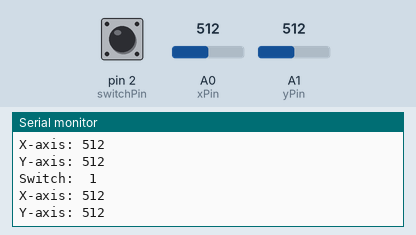
Simulated run of this sketch. Board: Arduino Uno, built with avr-gcc and run on an emulated ATmega328P. Shown: the last lines printed to the serial monitor. The test bench sets the inputs (shaded band); at power-on: A0 (xPin) = 512, A1 (yPin) = 512, pin 2 (switchPin) HIGH.

Above: at 1.8 s.
1.9 s: A0 (xPin) set to 716
At 2.8 s:
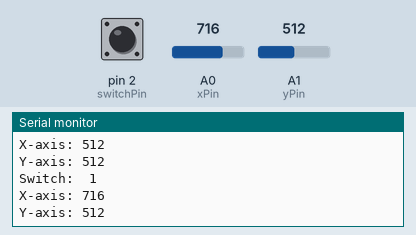
3.4 s: A1 (yPin) set to 716
At 4.7 s:
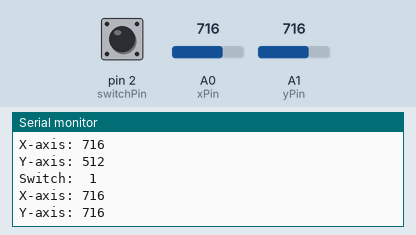
4.9 s: pin 2 (switchPin) pulled LOW for 1.2 s
7.6 s: A0 (xPin) set to 900
At 8.8 s:
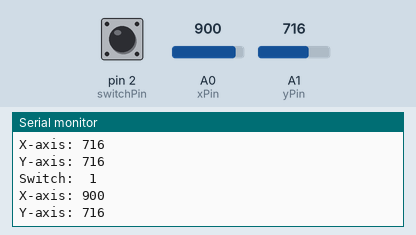
9.1 s: A1 (yPin) set to 900
At 10.8 s:
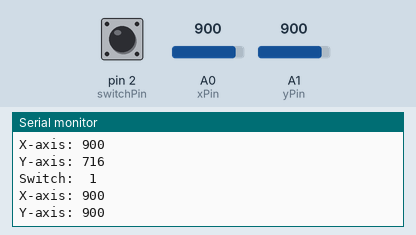
Timing chart, 0 to 11.6 s (numbered marks = the images above; inputs shaded):
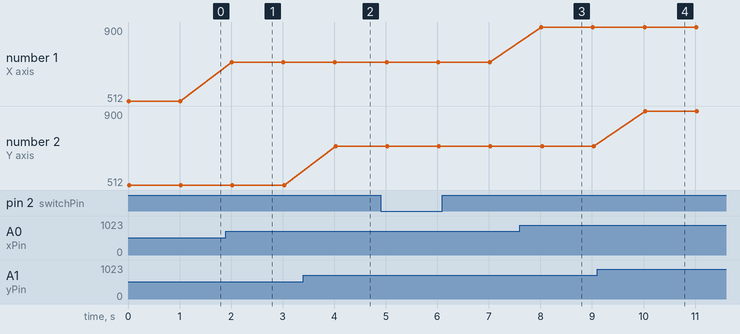

Measured:
- after the input at 1.9 s, the serial monitor: prints a new line after 0.11 s (image 1)
- after the input at 3.4 s, the serial monitor: prints a new line after 0.63 s (image 2)
- after the input at 7.6 s, the serial monitor: prints a new line after 0.42 s (image 3)
- after the input at 9.1 s, the serial monitor: prints a new line after 0.93 s (image 4)
- plotted number 1: 512 → 716 after the input at 1.9 s, 716 → 900 after the input at 7.6 s

The sketch:

Joystick_with_serial_monitor.ino
```cpp
/*Using a joystick with the serial monitor
The joystick is similar to two potentiometers connected together,
one for the vertical movement (Y-axis) and other for the horizontal movement (X-axis).
Using the joystick pins
VCC

GND

VRx -> Variable resistance x

VRY -> Variable resistance Y

SW -> Switch / Button

Connection
MODULE -> ARDUINO

VCC -> 5V
GND -> GND
VRx -> A0
VRy -> A1
SW -> Pin 2


*/
const int xPin = A0;
const int yPin = A1;
const int switchPin = 2;

int xValue;
int yValue;
int switchValue;

void setup()
{
  Serial.begin(9600);
  pinMode(switchPin, INPUT_PULLUP);
}

void loop()
{
  switchValue = digitalRead(switchPin);
  xValue = analogRead(xPin);
  yValue = analogRead(yPin);

  Serial.print("Switch:  ");
  Serial.print(switchValue);
  Serial.print("\n");
  Serial.print("X-axis: ");
  Serial.print(xValue);
  Serial.print("\n");
  Serial.print("Y-axis: ");
  Serial.print(yValue);
  Serial.print("\n\n");
  delay(1000);
}
```
